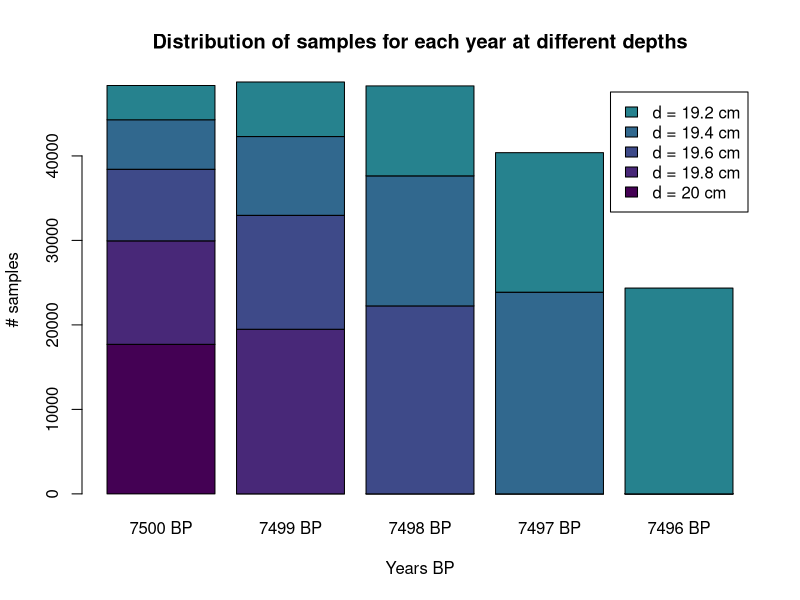
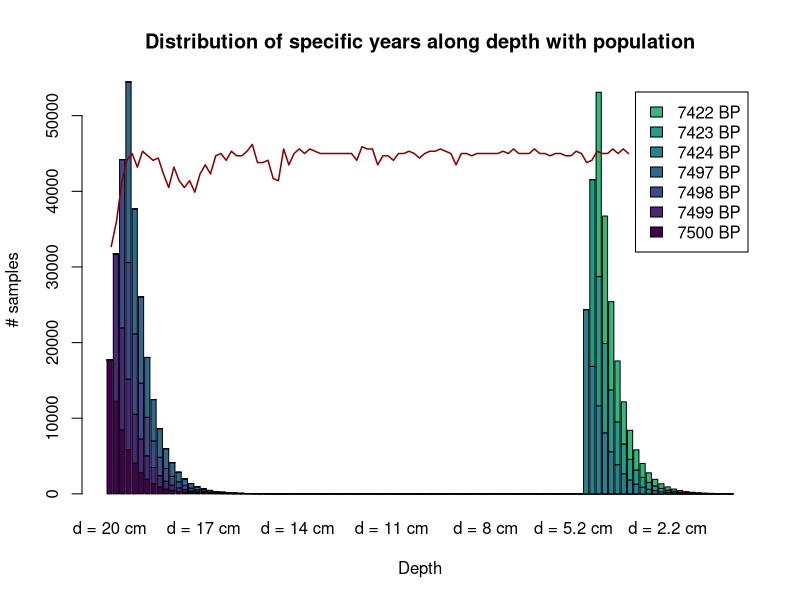

These figures' R source, in order:
## ---- chunk 1
library(DiagrammeR)

grViz("
  digraph record_formation {
  
    graph [layout = dot, ## Set title and layout
           label = 'Record formation process',
           labelloc = 't'
           fontname = Helvetica,
           fontsize = 30]
    
    # node definitions with substituted label text
    node [fontname = Helvetica, ## General node definition
          style = filled,
          color = MistyRose]
          
    ## Per node definition
    a [label = '@@1',
       fillcolor = orange]
    b [label = '@@2',
       fillcolor = cadetblue1]
    c [label = '@@3',
       fillcolor = orange]
    d [label = '@@4',
       fillcolor = cadetblue1]
    e [label = '@@5',
       fillcolor = orange]
    f [label = '@@6',
       fillcolor = cadetblue,
       fixedsize = shape,
       width = 4.5,
       height = 1,
       fontsize = 30]
    
    ## General edge definition
    edge [color = grey,
           arrowhead = vee,
           arrowtail = vee]
    
    ## Specific edges
    a -> {c}
    b -> {c}
    c -> {f}
    d -> {e}
    e -> {f}
  }
  
  ## Label definition
  [1]: 'Pop (group size)'
  [2]: 'Site function'
  [3]: 'Anthropogenic deposition rates'
  [4]: 'Site type'
  [5]: 'Natural deposition rates'
  [6]: 'Waste/sqrm'

")

## ---- chunk 2
grViz("
  digraph record_formation {
  
    graph [layout = dot, ## Set title and layout
           label = 'Record formation process',
           labelloc = 't'
           fontname = Helvetica,
           fontsize = 30]
    
    # node definitions with substituted label text
    node [fontname = Helvetica, ## General node definition
          style = filled,
          color = MistyRose]
          
    ## Per node definition
    a [label = '@@1',
       fillcolor = orange]
    b [label = '@@2',
       fillcolor = cadetblue,
       fixedsize = shape,
       width = 4.5,
       height = 1,
       fontsize = 30]
    
    ## General edge definition
    edge [color = grey,
           arrowhead = vee,
           arrowtail = vee]
    
    ## Specific edges
    a -> {b}
  }
  
  ## Label definition
  [1]: 'Pop (group size)'
  [2]: 'Waste/sqrm'

")

## ---- chunk 3
grViz("
  digraph record_formation {
  
    graph [layout = dot, ## Set title and layout
           label = 'Record formation process',
           labelloc = 't'
           fontname = Helvetica,
           fontsize = 30]
    
    # node definitions with substituted label text
    node [fontname = Helvetica, ## General node definition
          style = filled,
          color = MistyRose]
          
    ## Per node definition
    a [label = '@@1',
       fillcolor = orange]
    b [label = '@@2',
       fillcolor = orange]
    c [label = '@@3',
       fillcolor = cadetblue,
       fixedsize = shape,
       width = 4.5,
       height = 1,
       fontsize = 30]
    
    ## General edge definition
    edge [color = grey,
           arrowhead = vee,
           arrowtail = vee]
    
    ## Specific edges
    a -> {c}
    b -> {c}
  }
  
  ## Label definition
  [1]: 'Anthropogenic deposition rates'
  [2]: 'Natural deposition rates'
  [3]: 'Waste/sqrm'

")

## ---- chunk 4

### Population protocol

## Function 1. Generation of population dynamics
#' @title Gpd
#' Protocol to generate a stochastic demographic process
#' @param x Input data with initial population matrix. A data frame or matrix with two columns and nrow = Initial
#' population. One row per individual. The first column is the age of the individual.
#' The second column is the sex of the individual, and must be c("F","M").
#' The columns must be named Age and Sex respectively.
#' @param W_fer_age Vector with two values. The first value is the youngest age
#' at which is considered that women can have children for prehistoric societies.
#'  The second value is the oldest age at which is considered that women can 
#'  have children. Default is c(10,30).
#' @param M_fer_age Vector with two values. The first value is the youngest age
#' at which is considered that men can have children for prehistoric societies.
#' The second value is the oldest age at which is considered that men can have 
#' children. Default is c(15,40)
#' @param  P_o: Probability of a woman having a son per year. Default is 0.3.
#' @param prob Probability that an individual will die per year if total population
#' exceeds K. Default is 0.8
#' @param K Carrying capacity.
#' @param ... Arguments passed to [death()]. The mortality probability by age matrix. 
#' Their arguments can be added.
#' @return data.frame with two columns, where the number of rows is the number of
#' people. The first column contains the ages and the second column contains the sex.
#' @export
Gpd <- function(x, W_fer_age = c(10,45), M_fer_age = c(15,55),
                P_o = 0.3, prob = 0.8, K, ...){
  
  ### Process of having offspring
  
  # Female fertile population
  W <- x[x[,2]=="F",]
  W_fert <- W[W$Age>W_fer_age[1] & W$Age<W_fer_age[2],]
  # Male fertile population
  M <- x[x[,2]=="M",]
  M_fert <- M[M$Age>M_fer_age[1] & M$Age<M_fer_age[2],]
  
  ## Probability of having descendance per woman
  # Penalisation in case there are too few men
  pen <- round(nrow(M_fert)*2/nrow(W_fert), 2) ## Assumes one man can have two women
  pen[pen>1] <- 1 ## The men penalisation can never multiply the birth rate per woman
  
  ## Probability of a woman having a son per year
  P_o <- P_o*pen
  
  # Aging process. They get one year older
  x$Age <- x$Age+1
  
  ### Births are new population that's added
  Offspring <- sum(rbinom(nrow(W_fert), 1, P_o))
  New_pop <- data.frame(
    "Age" = rep(0, Offspring),
    "Sex" = sample(c("M","F"), Offspring, prob=c(0.5,0.5), replace=TRUE))
  x <- rbind(x,New_pop)
  
  ### Process of dying
  vec_d <- apply(x, 1, death, ...)
  x <- x[vec_d==0, ]
  
  ## Apply carrying capacty restrictions
  x <- K_lim(x, K = K, prob = prob)
  
  return(x)
}

## Function 2. Simulation of death process
#' @title death
#' For a single individual, returns whether it lives (0) or dies (1)
#' Meant to be used with apply on the population data.frame x
#' @param x A vector or data.frame, with a single row from the population matrix. With the Age and Sex
#' @param pd The probability matrix for mortality by age
#' The age-structured data frame is based on Gurven, Kaplan and Supa, 2007.
#' It is extracted adapted after computation from their text (not graphs or tables)
#' @return A value (0,1) where 0 = person lives and 1 = person dies, based
#' on pd (the probability matrix)
#' @export
death <- function(x, pd=data.frame("Age" = c(0:99),
                                   "P_d" = c(rep(0.14,1),
                                             rep(0.16,4),
                                             rep(0.05,5),
                                             rep(0.01,24),
                                             rep(0.03,14),
                                             rep(0.1,10),
                                             rep(0.3,42)))){
  age <- as.numeric(x[1])
  return(rbinom(1, 1, prob=pd[pd$Age==age, 2]))
}

## Function 3. Simulation of carrying capacity limitation
#' @title K_lim
#' If the population exceeds the carrying capacity, it eliminates oversize
#' with 0.8 probability per person exceeding.
#' @param x Data frame or matrix. Population (number of people)
#' @param K Integer. Carrying capacity. Provided by the user
#' @param prob It is the probability of dying when surpassing carrying capacity
#' @export

K_lim <- function(x, K, prob=0.8){
  p <- nrow(x)
  if (p>K){
    o <- rbinom(p-K, 1, prob)
    o <- sum(o[o==1])
    o[o==0] <- 1 ## Avoids problem eliminating all the df if remove == 0
    x <- x[-sample(1:nrow(x), o, replace = FALSE),]
  }
  return(x)
}


## ---- chunk 5
## Function 4. Anthropogenic deposition 
#' @title A_rates
#' Simulation of samples generated per year (anthropogenic deposition rates)
#' Returns the Kilograms of bone produced per year in a site.
#' @param x Integer (user provided), vector or data.frame. If inetger, it is the number of 
#' people inhabiting the site. If data.frame, the number of people is the number 
#' of rows. If vector, it is the length of the vector. It is Pop(t) in equation 3
#' @param kcalpers Quantity of kilocalories consumed per day per adult person.
#' It corresponds to B(t) in the equation 3. But in the formula it is per year.
#' Tt has a range of [1.5,2.5]. Default is 2.
#' @param kcalmeat_eat Proportion of kilocalories extracted from meat. Range [0,1].
#' Default is 0.45, based on Cordain et al (2000). It is M(t) in equation 3.
#' @param kcalmeat_prod Quantity of kiocalories per meat kilogram. Range [1,2.5]
#' Default is 1.5, considering goat meat. It is R(t) in euqation 3.
#' @param in_camp_eat Proportion of food consumed within the camp. Range [0,1]. 
#' Default is 0.55 based on Collette-Barbesque et al. (2016). S(t) in equation 3.
#' @param in_camp_stay Proportion of time spent in a specific camp. Valid for 
#' groups with high mobility. The proportion is computed within the function, but
#' the user introduces the weeks of occupation of the camp, where the maximum is
#' 52 (full year). Default is 13 (weeks, or 0.25 of the year, or three months a year).
#' It corresponds to O(t) in equation 3.
#' @param kg Bone proportion for each animal consumed. Default is 0.07
#' based on Johnston et al. (2021). It corresponds to F(t) in equation 3. 
#' @export

A_rates <- function(x,
                   kcalpers = 2,
                   kcalmeat_eat = 0.45,
                   kcalmeat_prod = 1.5,
                   in_camp_eat = 0.55,
                   in_camp_stay = 13,
                   kg = 0.07){
  
  
  if (is.data.frame(x) == TRUE){
    P <- nrow(x)
  } else if (length(x) == 1){
    P <- x
  } else {
    P <- length(x)
  }
  
  if (1.5 <= kcalpers & kcalpers <= 2.5){
    B <- kcalpers*365
  } else {
    stop('kcalpers must be within [1.5, 2.5]')
  }
  
  if (0 <= kcalmeat_eat & kcalmeat_eat <= 1) {
    M <- kcalmeat_eat
  } else {
    stop('kcalmeat_eat must be within [0, 1]')
  }
  
  if (1 <= kcalmeat_prod & kcalmeat_prod < 2.5) {
    R <- kcalmeat_prod
  } else {
    stop('kcalmeat_prod must be within [1, 25]')
  }
  
  if (0 <= in_camp_eat & in_camp_eat <= 1){
    S <- in_camp_eat
  } else {
    stop('in_camp_eat must be within [0, 1]')
  }
  
  if (in_camp_stay <= 52){
    O <- round(in_camp_stay/52,2)
  } else {
    stop('A year cannot have more than 52 weeks')
  }
  
  
  Kg <- kg

  C <- B*M
  
  G <- (C*S)/R ## Quantity (in kg) of animal consumed per person in camp during year t
  
  A <- P*O*Kg*G ## kilograms of meat consumed within a camp by the group
  W <- round((1000*A)/4) ## samples extracted from that meat
  
  return(W)
}
## ---- chunk 6

## Function 5. Depth protocol deposition
#' @title D_along
#' It distributes the samples produced in one specific year along the depth of the
#' site, without any kind of post-depositional alteration, and according to 
#' pre-established post-deposition rates. Returns a vector with the samples exponentially
#' distributed. The vector is as long as L/r and the error (Pb) is considered.
#' @param n_samples_t Integer (user provided), vector or data.frame. It is the number samples
#' produced at a specific 't'.
#' @param r Is the deposition rates. At this moment, values greater than 0.5 are not accepted.
#' If values with two or more decimals are provided, the function will automatically round 
#' the value to one decimal.
#' @param max_bone_thickness Maximum thickness of bones within the assemblage. Four
#' values are possible: `'s'` (small) = 2.5 cm; `'m'` (medium) = 5 cm; `'l'` (large) = 10 cm
#' and `'vl'` (very large) = 20 cm. Default is `'m'`.
#' @param Pb Proportion of samples buried sample at tmax, considering error. Pb 
#' cannot be higher or equal to 1. Default is 0.9999, which stands for 99.99%. This is \eqn{\theta_{\epsilon}} in equation 9
#' @export

D_along <- function(n_samples_t, r, max_bone_thickness = c("m", 's', 'l', 'vl'), Pb = .9999){
  
  # Define W
  W <- n_samples_t
  
  # Define parameter r
  if(r>0.5) stop("values > 0.5 are not accepted for param 'r'")
  r <- round(r,1)
  
  
  # Define parameter Max_bone_thickness (L)
  max_bone_thickness = match.arg(max_bone_thickness)
  if (max_bone_thickness == 's'){
    L <- 2.5
  } else if (max_bone_thickness == 'm'){
    L <- 5
  } else if (max_bone_thickness == 'l'){
    L <- 10
  } else if (max_bone_thickness == 'vl'){
    L <- 20
  }
  
  # Constraints for parameter Pb
  if (Pb >= 1) stop("Pb must be lower than 1")
  
  # Define tmax
  tm <- L/r
  ss <- rep(0,round(tm)) ## Vector to distribute samples over
  
  # Estimate lambda
  l <- -log(1-Pb)/tm
  tl <- 0 # Year where the sample is deposited
  tu <- 1 # Year when it is covered
  
  for (i in 1:tm){
    Wb <- W*(1-exp(-l*(tu-tl))) ## Apply formula
    Wbprev <- W*(1-exp(-l*((tu-1)-tl))) ## To substract values previous to tu
    ss[i] <- round(Wb-Wbprev) ## Number of samples for each year
    tu <- tu + 1
  }
  
  return(ss)
}

## ---- chunk 7
## Function 6. Stochastic population generation
#' @title Pop_stoch
#' It reproduces the population stochastic process. The result is a vector with the 
#' number of individuals for each year.
#' @param Pop Integer, the initial population
#' @param K Only if model_pop = TRUE. In this case, it is the carrying capacity
#' @param ts Time-span, the number of years considered for the process
#' @param prob Probability that an individual will die if total population
#' exceeds K. Default is 0.8
#' @param ... Additional arguments passed to [Gpd()], and in turn to [death()] and [K_lim()]
#' @export

Pop_stoch <- function(Pop, K, prob = 0.8, ts, ...){
  
  ## Create initial population
  Ip <- Pop
  Ip <- data.frame("Age" = sample(10:30, Ip, 10:30, replace = TRUE),
                   "Sex" = sample(c("M","F"), Ip, prob = c(0.5,0.5), replace = TRUE))
    
  pop <- vector(length=ts)
  
  ## Run stochastic process  
  for (i in 1:ts){
    New_pop <- Gpd(Ip, K = K, prob = prob, ...)
    pop[i] <- nrow(New_pop)
    Ip <- Gpd(New_pop, K = K, prob = prob, ...)
  }
  
  return(pop)
}

## Function 7. 
#' @title Rec_c
#' It spreads the different amount of samples accord different profundities
#' @param x Vector with the number of samples per year
#' @param persqm If TRUE, the total record is divided by the area of the site
#' (in square meters), so that the output is per square meter. Default is
#' FALSE
#' @param area Only if persqm = TRUE. In this case, the total area of the site 
#' must be provided
#' @param ts Time-span, the number of years considered for the process
#' @param InitBP Initial year considered for the process. In BP.
#' @param ... This function uses the functions D_along(). The additional 
#' arguments can be added.
#' @export

Rec_c <- function(x, persqm = FALSE, area, ts, InitBP, ...){
  
  ## Whether sqm division must be included or not
  if (persqm == TRUE){
    x <- x/area
  }
  
  ## Spread dates along different depths
  matdim <- length(x)
  mat <- matrix(nrow=matdim, ncol=matdim)
  
  for (i in 1:matdim){
    new <- D_along(x[i], ...)
    st <- i-1
    pos <- c(rep(0,st),new)
    pos <- pos[1:matdim]
    mat[,i] <- pos
  }
  mat[is.na(mat)] <- 0
  
  ## Names for columns (each year)
  years <- seq(InitBP, InitBP-ts)
  nyears <- c()
  for (i in 1:matdim){
    nyears[i] <- paste0(years[i], " BP")
  }
  colnames(mat) <- nyears
  
  ## Names for rows (each depth)
  ## Extract arguments as a list
  Extract_param <- function(x, ...){ 
    extras <- list(...)
    return(list(extras=extras)) 
  }

  dr <- Extract_param(D_along, ...)
  dr <- dr$extras$r
  
  d <- rev(cumsum(rep(dr,nrow(mat)))) ## computes depths
  rownames(mat) <- paste0("d = ", d, " cm")

  return(mat)
}

## ---- chunk 8
set.seed(1234)
Ps <- Pop_stoch(Pop=100, ts= 100, K = 150)
samp <- unlist(lapply(Ps, A_rates)) ## Extract sample per time steps
Rec <- Rec_c(samp, InitBP = 7500, ts = 100, r = 0.2, max_bone_thickness = "m")
## ---- chunk 9

## Some nice plots
library(viridis)
## Plot dates
sdate <- 1
edate <- 5
sdepth <- 1
edepth <- 5
barplot(Rec[sdepth:edepth,sdate:edate], col = viridis(10), legend = rownames(Rec)[sdate:edate],
       xlab = "Years BP", ylab = "# samples", main = "Distribution of samples for each year at different depths")

tRec <- t(Rec)
barplot(tRec[c(1:4,77:79),], col = viridis(10), legend = colnames(Rec)[c(1:4,77:79)],
        xlab = "Depth", ylab = "# samples", main = "Distribution of specific years along depth with population")
lines(Ps*300, col = "darkred", lwd = 1.5)
